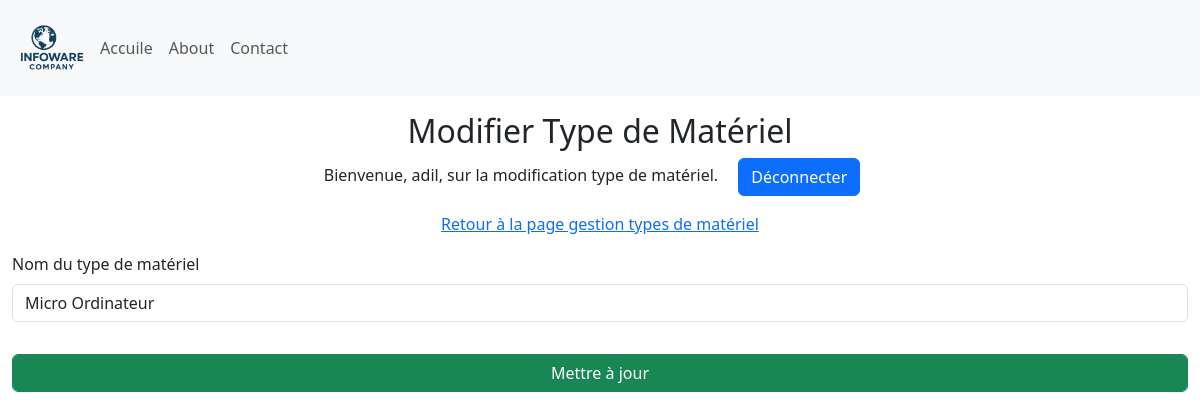
The app's page /update_materialType/1 (signed in), older data.
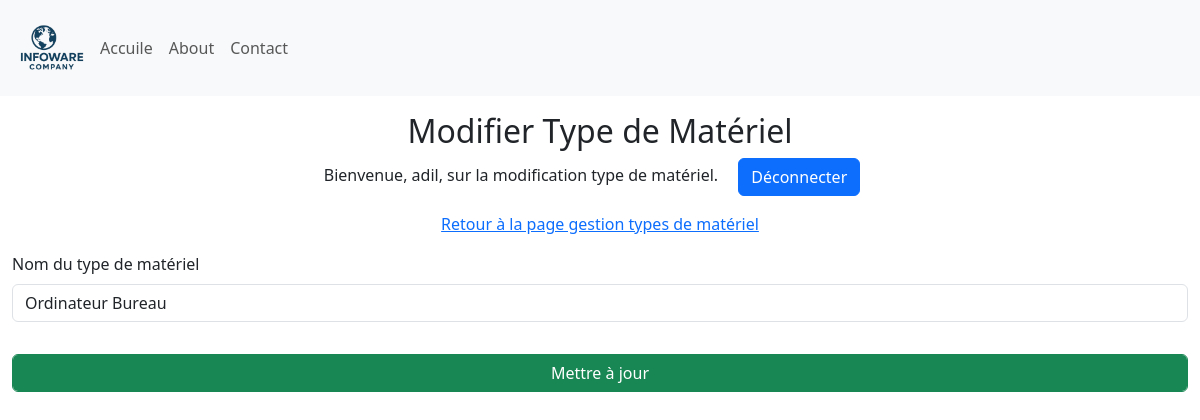
The same page, newer data.
### Site/models.py (models this page shows, shortened)
class MaterialType(db.Model):
    id = db.Column(db.Integer, primary_key=True)
    typeMaterial = db.Column(db.String(50), unique=True, nullable=False)

### Site/dashbord/materialType.py (the view)
@Material_Types.route('/update_materialType/<int:materialType_id>', methods=['GET', 'POST'])
def update_materialType(materialType_id):
    if 'user' not in session:
        return redirect(url_for('admin.admin'))
    materialType = MaterialType.query.get_or_404(materialType_id)
    if request.method == 'POST':
        if 'materialTypeName' in request.form:
            materialTypeName = request.form['materialTypeName']
            materialType.typeMaterial = materialTypeName
            db.session.commit()
            return redirect(url_for('materialTypes.manage_MaterialTypes'))
    return render_template('update_materialType.html', name=session['user'], materialType=materialType)

### Site/templates/update_materialType.html (shortened to what this page needs)
{% extends 'base.html' %}
{% block body %}
<div class="container-fluid">
    <div class="row">
        <div class="col-12  my-3">
            <div class="text-center">
                <h2>Modifier Type de Matériel</h2>
                <p>Bienvenue, {{ name }}, sur la modification type de matériel. <a class="mx-3 btn btn-primary" href="{{ url_for('admin.logout') }}"">Déconnecter</a></p>
                <p><a href="{{ url_for('materialTypes.manage_MaterialTypes') }}">Retour à la page gestion types de matériel</a> </p>
            </div>
           <form method="POST">
                <div class="mb-3">
                    <label for="materialTypeName" class="form-label">Nom du type de matériel</label>
                    <input type="text" class="form-control" id="materialTypeName" name="materialTypeName" value="{{ materialType.typeMaterial }}" required>
                </div>
                <div class="mb-3">
                    <input type="submit" class="form-control btn btn-success mt-3" value="Mettre à jour">
                </div>
            </form>
        </div>
    </div>
</div>
{% endblock %}

Row changes from the older to the newer data that the page shows:
changed MaterialType: materialTypeName "Micro Ordinateur" → "Ordinateur Bureau"
